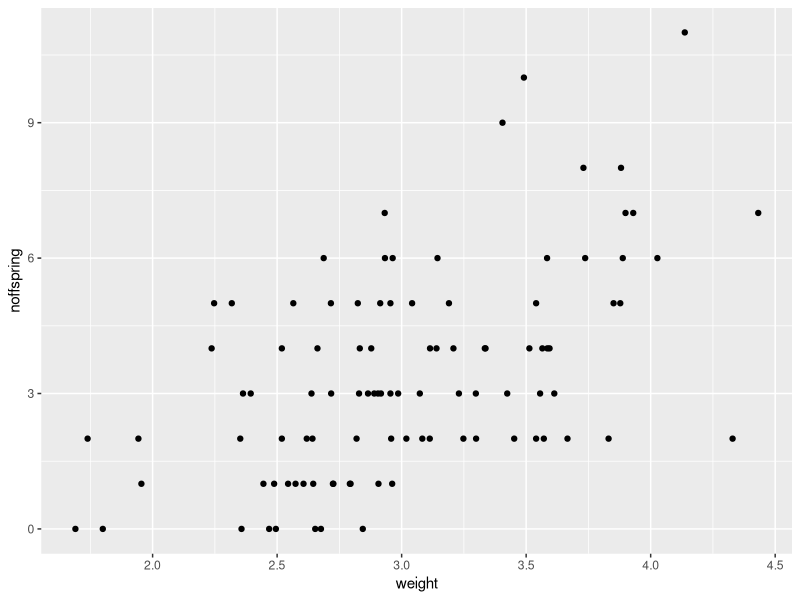
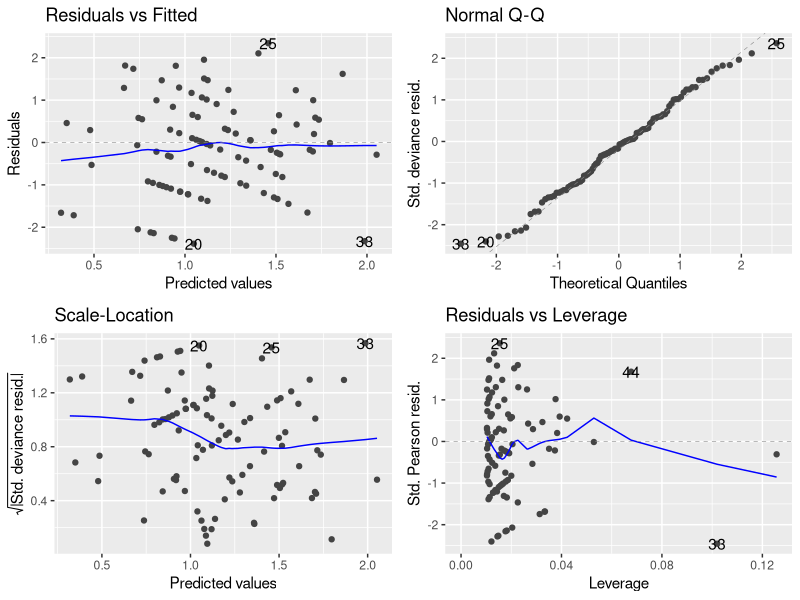
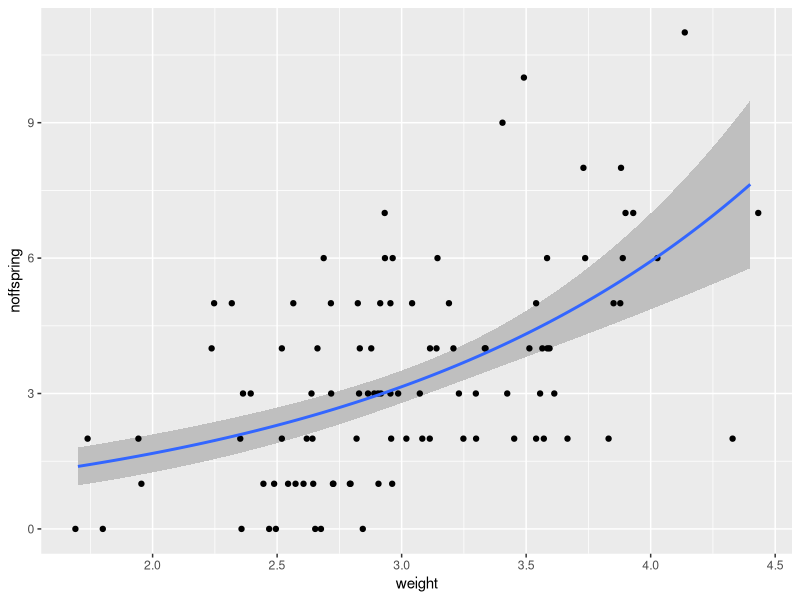
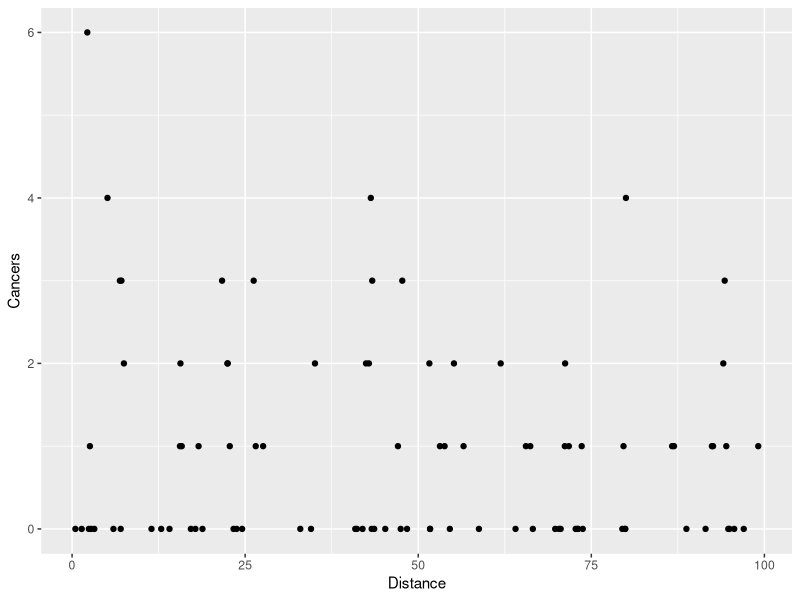
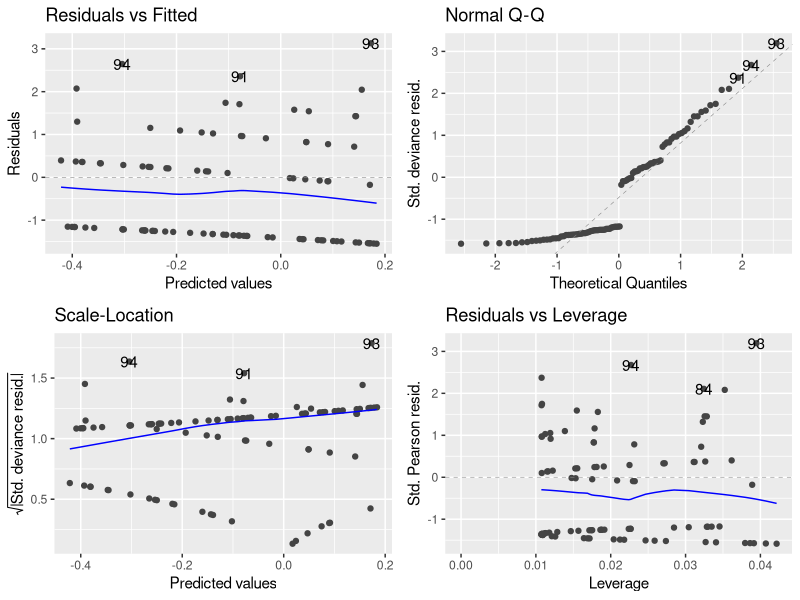

The R script that drew these images, in order:
## ---- chunk 1
require(tidyverse)
require(ggpubr)
## ---- chunk 2
fox <- read.csv("CourseData/fox.csv")

ggplot(fox, aes(x=weight,y=noffspring)) + 
  geom_point()
## ---- chunk 3
mod1 <- glm(noffspring ~ weight, data = fox, family = poisson)
## ---- chunk 4
library(ggfortify)
autoplot(mod1)
## ---- chunk 5
anova(mod1,test = "Chi")
## ---- chunk 6
summary(mod1)
## ---- chunk 7
#Vector to predict from
newData <- data.frame(weight = seq(1.7,4.4,0.01))

#Predicted values (and SE)
predVals <- predict(mod1,newData,type="response",se.fit = TRUE)

#Create new data for the predicted fit line
newData <- newData %>% 
  mutate(noffspring = predVals$fit) %>% 
  mutate(ymin = predVals$fit - 1.96*predVals$se.fit) %>% 
  mutate(ymax = predVals$fit + 1.96*predVals$se.fit)
## ---- chunk 8
head(newData)
## ---- chunk 9
(A <- ggplot(fox,aes(x= weight,y=noffspring)) + 
  geom_ribbon(data = newData,aes(x =weight,ymin=ymin,ymax=ymax),fill="grey75")+
  geom_point()+
  geom_smooth(data = newData,stat="identity"))

## ---- chunk 10
cancer <- read.csv("CourseData/cancer.csv")

ggplot(cancer,aes(x = Distance,y = Cancers))+
  geom_point()
## ---- chunk 11
mod1 <- glm(Cancers ~ Distance, data = cancer, family = poisson)
## ---- chunk 12
autoplot(mod1)
## ---- chunk 13
anova(mod1,test = "Chi")
## ---- chunk 14
summary(mod1)
